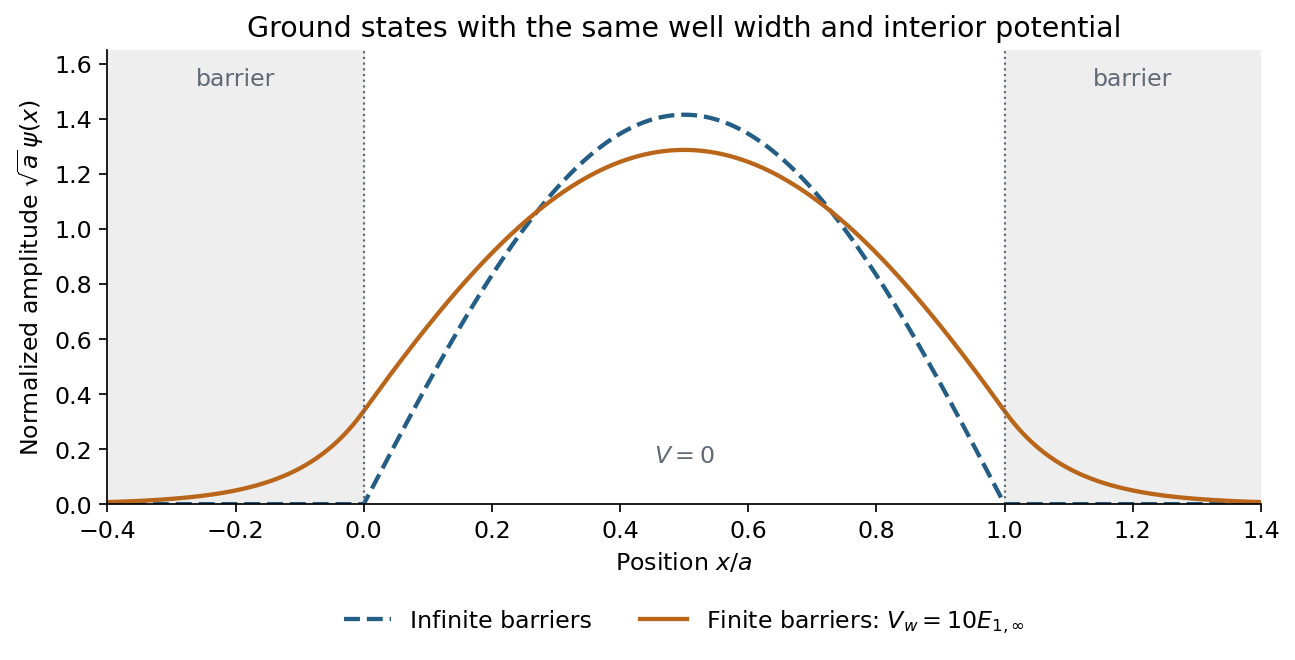

This figure's Python source:
"""Original solution illustration; Python 3.14, NumPy 2.3.5, Matplotlib 3.10.7.
Run from the desired output directory; writes the PNG basename to cwd.
Dependencies are recorded in the repository's pyproject.toml.
"""
from pathlib import Path
import numpy as np
import matplotlib
matplotlib.use("Agg")
import matplotlib.pyplot as plt
from matplotlib.patches import Circle, FancyArrowPatch
plt.rcParams.update({"font.size":11,"axes.spines.top":False,"axes.spines.right":False,"figure.facecolor":"white","axes.facecolor":"white","savefig.facecolor":"white"})
BLUE="#245d85";ORANGE="#b9651a";GREEN="#267c5a";GREY="#606975"
def save(fig):
    fig.savefig(Path(__file__).with_suffix(".png").name,dpi=155,bbox_inches="tight",facecolor="white")
    plt.close(fig)
def arrow(ax,a,b,color=BLUE,scale=15,lw=2):
    ax.add_patch(FancyArrowPatch(a,b,arrowstyle="-|>",mutation_scale=scale,lw=lw,color=color))

def main():
    # Units: a=1 and hbar^2/(2m)=1; finite barrier is ten infinite-well ground energies.
    barrier=10*np.pi**2;lo=0.;hi=np.pi
    for _ in range(100):
        k=(lo+hi)/2
        if k*np.tan(k/2)<np.sqrt(barrier-k*k):lo=k
        else:hi=k
    k=(lo+hi)/2;kappa=np.sqrt(barrier-k*k)
    norm=1/np.sqrt(.5+np.sin(k)/(2*k)+np.cos(k/2)**2/kappa)
    x=np.linspace(-.4,1.4,1601);inside=(x>=0)&(x<=1)
    finite=norm*np.cos(k*(x-.5));finite[x<0]=norm*np.cos(k/2)*np.exp(kappa*x[x<0]);finite[x>1]=norm*np.cos(k/2)*np.exp(-kappa*(x[x>1]-1))
    infinite=np.zeros_like(x);infinite[inside]=np.sqrt(2)*np.sin(np.pi*x[inside])
    # Matching and normalization are analytic; verify the independently sampled numerical integral as well.
    assert abs(k*np.tan(k/2)-kappa)<1e-11
    assert abs(np.trapezoid(finite*finite,x)-1)<2e-5
    fig,ax=plt.subplots(figsize=(8.5,4.5));ax.axvspan(-.4,0,color="#eeeeee");ax.axvspan(1,1.4,color="#eeeeee")
    ax.plot(x,infinite,color=BLUE,lw=2,ls="--",label="Infinite barriers")
    ax.plot(x,finite,color=ORANGE,lw=2,label=r"Finite barriers: $V_w=10E_{1,\infty}$")
    for v in [0,1]:ax.axvline(v,color=GREY,lw=1,ls=":")
    ax.text(-.2,1.52,"barrier",ha="center",color=GREY);ax.text(1.2,1.52,"barrier",ha="center",color=GREY)
    ax.text(.5,.15,r"$V=0$",ha="center",color=GREY)
    ax.set(xlim=(-.4,1.4),ylim=(0,1.65),xlabel=r"Position $x/a$",ylabel=r"Normalized amplitude $\sqrt{a}\,\psi(x)$",title="Ground states with the same well width and interior potential")
    ax.legend(loc="upper center",bbox_to_anchor=(.5,-.18),ncol=2,frameon=False);fig.tight_layout();save(fig)
if __name__=="__main__":main()
